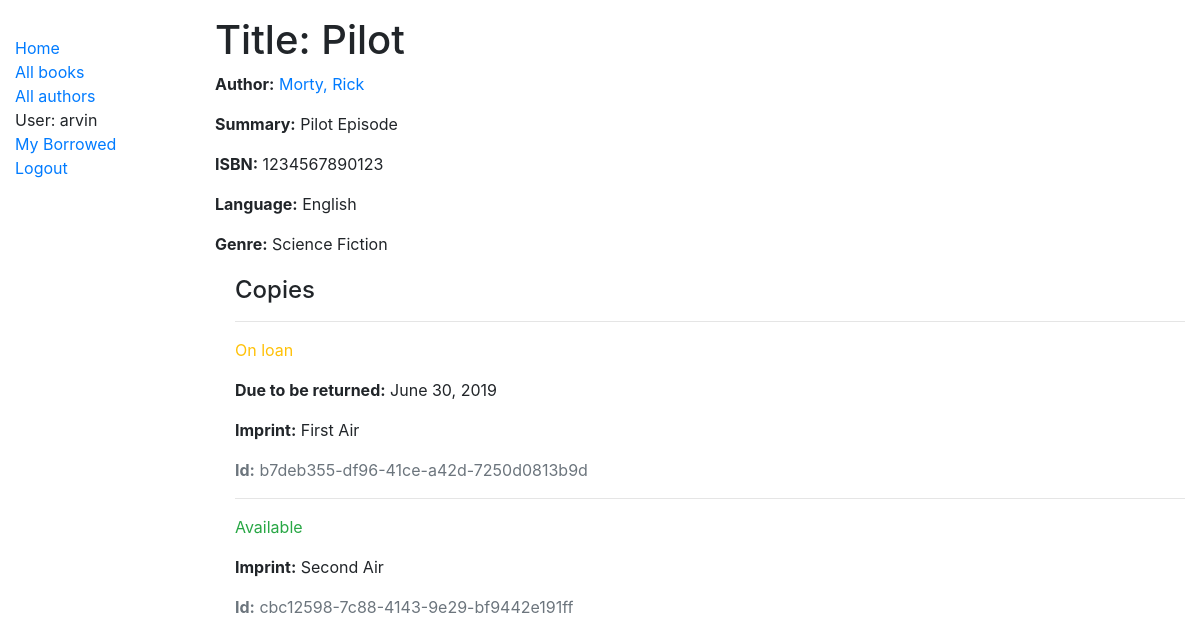
The page /book/1 (signed in) on the database its author committed.
### catalog/models.py (models this page shows, shortened)
class Book(models.Model):
    title = models.CharField(max_length=200)
    author = models.ForeignKey('Author', on_delete=models.SET_NULL, null=True)
    summary = models.TextField(max_length=1000, help_text="Enter a brief description of the book")
    isbn = models.CharField('ISBN', max_length=13,
                            help_text='13 Character <a href="https://www.isbn-international.org/content/what-isbn'
                                      '">ISBN number</a>')
    genre = models.ManyToManyField(Genre, help_text="Select a genre for this book")
    language = models.ForeignKey('Language', on_delete=models.SET_NULL, null=True)
    def display_genre(self):
        return ', '.join([genre.name for genre in self.genre.all()[:3]])
    display_genre.short_description = 'Genre'
    class Meta:
        ordering = ['id']

class Author(models.Model):
    first_name = models.CharField(max_length=100)
    last_name = models.CharField(max_length=100)
    date_of_birth = models.DateField(null=True, blank=True)
    date_of_death = models.DateField('died', null=True, blank=True)
    class Meta:
        ordering = ['last_name', 'first_name']
    def __str__(self):
        return '{0}, {1}'.format(self.last_name, self.first_name)

class Language(models.Model):
    name = models.CharField(max_length=200,
                            help_text="Enter the book's natural language (e.g. English, French, Japanese etc.)")
    def __str__(self):
        return self.name

class Genre(models.Model):
    name = models.CharField(
        max_length=200,
        help_text="Enter a book genre (e.g. Science Fiction, French Poetry etc.)"
        )
    def __str__(self):
        return self.name

class BookInstance(models.Model):
    id = models.UUIDField(primary_key=True, default=uuid.uuid4,
                          help_text="Unique ID for this particular book across whole library")
    book = models.ForeignKey('Book', on_delete=models.SET_NULL, null=True)
    imprint = models.CharField(max_length=200, help_text='Specific version of the book.')
    due_back = models.DateField(null=True, blank=True)
    borrower = models.ForeignKey(User, on_delete=models.SET_NULL, null=True, blank=True)
    LOAN_STATUS = (
        ('d', 'Maintenance'),
        ('o', 'On loan'),
        ('a', 'Available'),
        ('r', 'Reserved'),
    )
    status = models.CharField(
        max_length=1,
        choices=LOAN_STATUS,
        blank=True,
        default='d',
        help_text='Book availability')
    class Meta:
        ordering = ['due_back']
        permissions = (("can_mark_returned", "Set book as returned"),)
    def display_title(self):
        return self.book.title
    display_title.short_description = 'Book Title'
    def display_due(self):
        return self.due_back
    display_due.short_description = 'Due Date'

### catalog/views.py (the view)
# urls.py: path('book/<int:pk>', views.BookDetailView.as_view(), name='book-detail'),
class BookDetailView(generic.DetailView):
    model = Book

### catalog/templates/catalog/book_detail.html
{% extends "catalog/base.html" %}
{% block content %}
  <h1>Title: {{ book.title }}</h1>
  <p><strong>Author:</strong> <a href="">{{ book.author }}</a></p>
  <p><strong>Summary:</strong> {{ book.summary }}</p>
  <p><strong>ISBN:</strong> {{ book.isbn }}</p>
  <p><strong>Language:</strong> {{ book.language }}</p>
  <p><strong>Genre:</strong> {% for genre in book.genre.all %} {{ genre }}{% if not forloop.last %}, {% endif %}{% endfor %}</p>
  <div style="margin-left:20px;margin-top:20px">
    <h4>Copies</h4>
    {% for copy in book.bookinstance_set.all %}
      <hr>
      <p class="{% if copy.status == 'a' %}text-success{% elif copy.status == 'm' %}text-danger{% else %}text-warning{% endif %}">{{ copy.get_status_display }}</p>
      {% if copy.status != 'a' %}
        <p><strong>Due to be returned:</strong> {{copy.due_back}}</p>
      {% endif %}
      <p><strong>Imprint:</strong> {{copy.imprint}}</p>
      <p class="text-muted"><strong>Id:</strong> {{copy.id}}</p>
    {% endfor %}
  </div>
{% endblock %}

### catalog/templates/catalog/base.html (shortened to what this page needs)
<!DOCTYPE html>{% load static %}
<html lang="en">
<head>
  <link rel="stylesheet" href="https://stackpath.bootstrapcdn.com/bootstrap/4.1.3/css/bootstrap.min.css">
  <link rel="stylesheet" href="{% static 'catalog/main.css' %}">
  {% load static %}
</head>
<body>
  <div class="container-fluid mt-3">
    <div class="row">
      <div class="col-sm-2">
      {% block sidebar %}
        <ul class="sidebar-nav">
          <li><a href="{% url 'index' %}">Home</a></li>
          <li><a href="{% url 'books' %}">All books</a></li>
          <li><a href="{% url 'authors' %}">All authors</a></li>
          {% if user.is_authenticated %}
          <li>User: {{ user.get_username }}</li>
          <li><a href="{% url 'my-borrowed' %}">My Borrowed</a></li>
          <li><a href="{% url 'logout'%}?next={{request.path}}">Logout</a></li>
          {% else %}
          <li><a href="{% url 'login'%}?next={{request.path}}">Login</a></li>
          {% endif %}
          </ul>
     {% endblock %}
      </div>
      <div class="col-sm-10 ">
        {% block content %}{% endblock content %}
      </div>
    </div>
  </div>
</body>
</html>

### catalog/static/catalog/main.css (style rules this page uses)
.sidebar-nav { margin-top: 20px; padding: 0; list-style: none; }

### rows shown on the page
Book: title "Pilot", author "Morty, Rick", summary "Pilot Episode", isbn "1234567890123", language "English"
Genre: name "Science Fiction"
BookInstance: status "On loan", due_back "June 30, 2019", imprint "First Air", id "b7deb355-df96-41ce-a42d-7250d0813b9d"
BookInstance: status "Available", imprint "Second Air", id "cbc12598-7c88-4143-9e29-bf9442e191ff"

### other values the page prints
{{ user.get_username }} "arvin"
